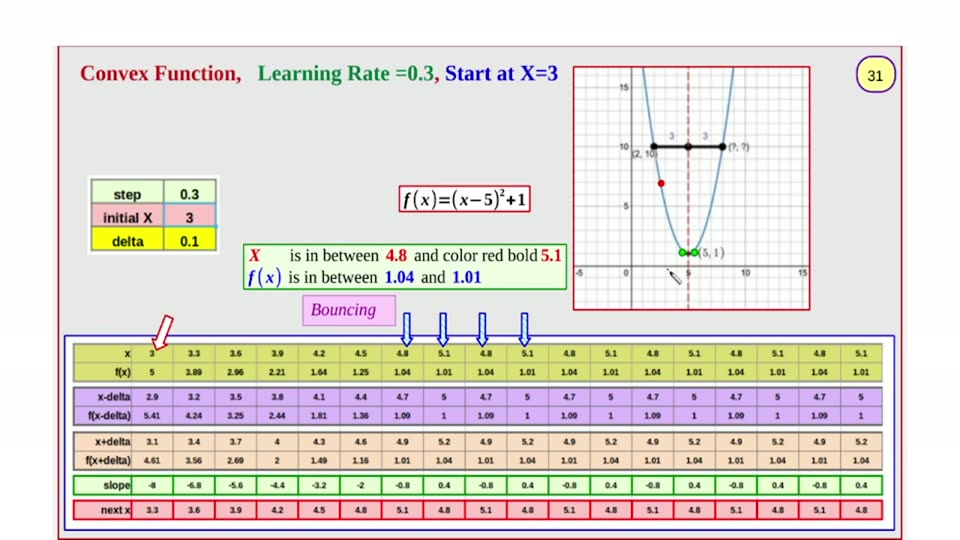
#> input picture videos/machine-learning/03_ridger_regression_gradient_descent/unique_slides/slide_031.jpg, 960 x 540 px, found by its file name
$ python colors_plot_031.py
#> lines starting #> are read from the running program, lines starting #| are printed output that depends on the picture
from PIL import Image
import numpy as np, collections
O=np.asarray(Image.open('unique_slides/slide_031.jpg').convert('RGB')).astype(int)
def stats(name,x0,x1,y0,y1,mask=None):
    reg=O[y0:y1,x0:x1].reshape(-1,3)
    if mask is not None:
        m=mask[y0:y1,x0:x1].reshape(-1); reg=reg[m]
    c=collections.Counter(map(tuple,reg))
    print(f"-- {name} x{x0}..{x1} y{y0}..{y1} n={len(reg)} modal:", c.most_common(6))
V=O.max(axis=2)
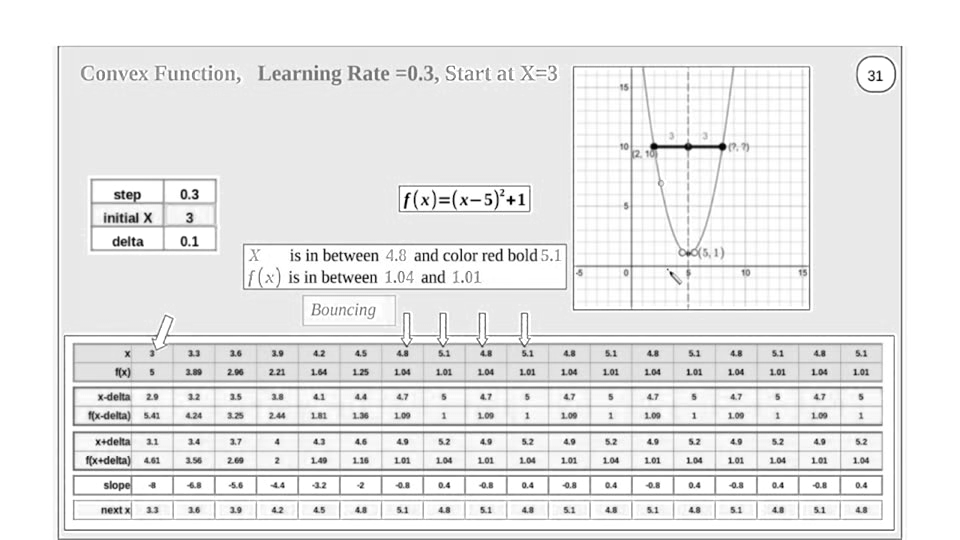
#> V: shape (540, 960) int64; min 1, max 255, mean 233
# curve arm: x644..656, y79..135  (left branch away from other ink)
stats("curve left arm",644,656,79,135)
#> in stats, `reg=O[y0:y1,x0:x1].reshape(-1,3)`: reg = 672 rows, first 8: [139, 161, 172], [183, 203, 214], [236, 250, 255], [248, 255, 255], [251, 253, 252], [255, 254, 252], [254, 253, 249], [252, 252, 250]
#> in stats, `c=collections.Counter(map(tuple,reg))`: c = 476 items
#| -- curve left arm x644..656 y79..135 n=672 modal: [((244, 255, 255), 9), ((248, 255, 255), 7), ((247, 255, 255), 7), ((253, 253, 251), 6), ((246, 255, 255), 6), ((251, 253, 250), 5)]
stats("curve right arm",706,720,177,235)
#> in stats (call 2), `reg=O[y0:y1,x0:x1].reshape(-1,3)`: reg = 812 rows, first 8: [252, 255, 255], [251, 255, 255], [248, 253, 255], [245, 249, 250], [242, 244, 243], [241, 241, 239], [252, 252, 250], [251, 255, 255]
#| -- curve right arm x706..720 y177..235 n=812 modal: [((251, 255, 255), 20), ((253, 255, 254), 14), ((253, 254, 255), 14), ((254, 255, 255), 13), ((247, 255, 255), 12), ((252, 254, 253), 12)]
stats("chord row146",665,747,145,148)
#> in stats (call 3), `reg=O[y0:y1,x0:x1].reshape(-1,3)`: reg = 246 rows, first 8: [102, 104, 103], [104, 106, 103], [106, 108, 105], [107, 109, 106], [107, 109, 106], [107, 109, 106], [106, 108, 105], [108, 113, 109]
#| -- chord row146 x665..747 y145..148 n=246 modal: [((107, 109, 106), 7), ((55, 57, 54), 6), ((28, 30, 27), 5), ((106, 108, 105), 4), ((108, 110, 107), 4), ((26, 28, 25), 4)]
stats("chord tick",658,666,144,161)
#> in stats (call 4), `reg=O[y0:y1,x0:x1].reshape(-1,3)`: reg = 136 rows, first 8: [210, 211, 213], [214, 216, 215], [211, 212, 214], [213, 215, 214], [215, 217, 216], [209, 211, 210], [206, 208, 207], [207, 209, 208]
#| -- chord tick x658..666 y144..161 n=136 modal: [((254, 255, 255), 14), ((242, 244, 243), 5), ((253, 254, 255), 4), ((237, 238, 240), 3), ((252, 253, 255), 3), ((253, 255, 254), 3)]
stats("dashed vert x687",686,690,68,120)
#> in stats (call 5), `reg=O[y0:y1,x0:x1].reshape(-1,3)`: reg = 208 rows, first 8: [255, 203, 211], [239, 179, 187], [217, 157, 165], [244, 187, 194], [255, 240, 243], [246, 220, 223], [223, 197, 200], [245, 221, 221]
#| -- dashed vert x687 x686..690 y68..120 n=208 modal: [((197, 181, 182), 2), ((189, 170, 174), 2), ((241, 231, 232), 2), ((232, 202, 200), 2), ((196, 180, 183), 2), ((255, 249, 249), 2)]
stats("dashed vert x745",744,747,68,120)
#> in stats (call 6), `reg=O[y0:y1,x0:x1].reshape(-1,3)`: reg = 156 rows, first 8: [255, 208, 212], [250, 204, 207], [255, 212, 216], [242, 231, 229], [234, 223, 221], [247, 236, 234], [233, 235, 232], [223, 225, 222]
#| -- dashed vert x745 x744..747 y68..120 n=156 modal: [((223, 225, 222), 9), ((231, 233, 230), 9), ((224, 226, 223), 9), ((240, 242, 239), 8), ((229, 231, 228), 7), ((226, 228, 225), 7)]
stats("green marker",676,702,246,258)
#> in stats (call 7), `reg=O[y0:y1,x0:x1].reshape(-1,3)`: reg = 312 rows, first 8: [233, 244, 250], [212, 228, 241], [172, 195, 211], [140, 166, 181], [189, 211, 225], [226, 244, 254], [241, 255, 255], [247, 255, 255]
#| -- green marker x676..702 y246..258 n=312 modal: [((250, 255, 249), 2), ((84, 50, 48), 2), ((233, 244, 250), 1), ((212, 228, 241), 1), ((172, 195, 211), 1), ((140, 166, 181), 1)]
stats("(5,1) label",492,561,248,262)
#> in stats (call 8), `reg=O[y0:y1,x0:x1].reshape(-1,3)`: reg = 966 rows, first 8: [245, 255, 232], [236, 252, 223], [236, 252, 223], [241, 255, 228], [234, 250, 223], [242, 255, 231], [245, 255, 234], [221, 237, 210]
#| -- (5,1) label x492..561 y248..262 n=966 modal: [((247, 255, 237), 12), ((246, 255, 236), 8), ((245, 255, 235), 7), ((248, 255, 237), 7), ((244, 255, 234), 6), ((249, 255, 237), 6)]
stats("xtick band",578,806,268,291)
#| -- xtick band x578..806 y268..291 n=5244 modal: [((253, 255, 252), 584), ((252, 254, 251), 457), ((254, 255, 253), 440), ((251, 253, 250), 300), ((240, 242, 239), 210), ((250, 252, 249), 194)]
stats("plot bg clean",600,630,95,140)
#> in stats (call 10), `reg=O[y0:y1,x0:x1].reshape(-1,3)`: reg = 1350 rows, first 8: [254, 255, 253], [254, 255, 253], [254, 255, 253], [254, 255, 253], [254, 255, 253], [254, 255, 253], [251, 253, 250], [243, 245, 242]
#| -- plot bg clean x600..630 y95..140 n=1350 modal: [((254, 255, 253), 198), ((252, 254, 251), 188), ((253, 255, 252), 151), ((251, 253, 250), 109), ((240, 242, 239), 70), ((250, 252, 249), 66)]

$ run again, with videos/machine-learning/03_ridger_regression_gradient_descent/unique_slides/slide_001.jpg copied over videos/machine-learning/03_ridger_regression_gradient_descent/unique_slides/slide_031.jpg
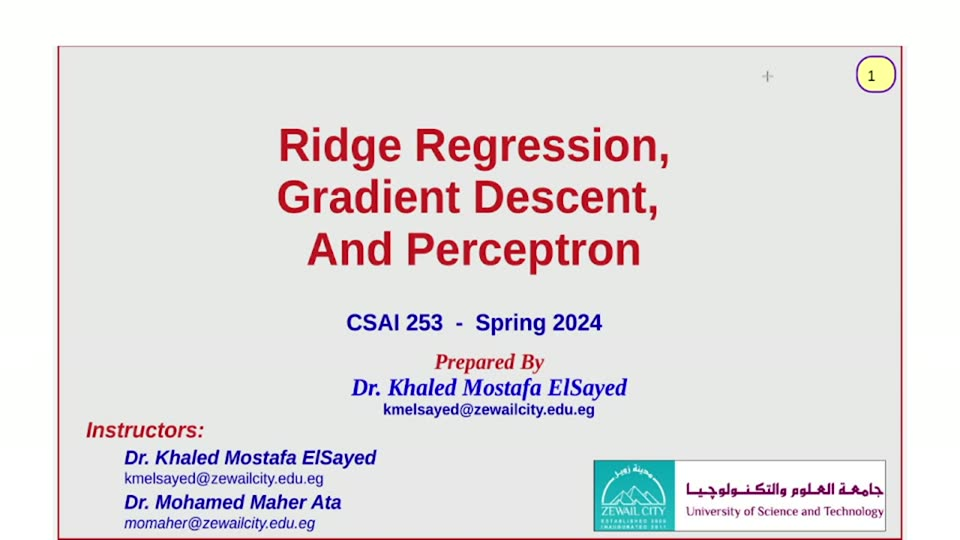
#> input picture videos/machine-learning/03_ridger_regression_gradient_descent/unique_slides/slide_001.jpg, 960 x 540 px, found by its file name
#> `V=O.max(axis=2)`:
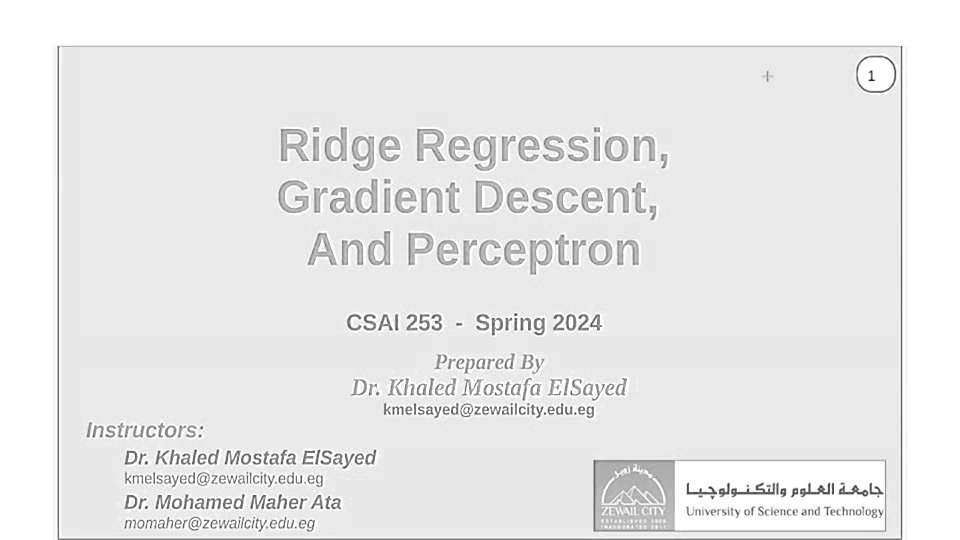
#> V: shape (540, 960) int64; min 28, max 255, mean 233.3
#> reg = 672 rows, first 8: [231, 233, 230], [231, 233, 230], [231, 233, 230], [231, 233, 230], [231, 233, 230], [231, 233, 230], [231, 233, 230], [231, 233, 230]
#> c = 62 items
#| -- curve left arm x644..656 y79..135 n=672 modal: [((231, 233, 230), 587), ((229, 234, 230), 5), ((231, 233, 232), 3), ((235, 231, 230), 3), ((229, 231, 230), 3), ((231, 233, 228), 2)]
#> reg = 812 rows, first 8: [231, 233, 230], [231, 233, 230], [231, 233, 230], [231, 233, 230], [231, 233, 230], [231, 233, 230], [231, 233, 230], [231, 233, 230]
#| -- curve right arm x706..720 y177..235 n=812 modal: [((231, 233, 230), 812)]
#> reg = 246 rows, first 8: [229, 233, 236], [231, 232, 237], [231, 232, 236], [228, 234, 232], [226, 236, 228], [228, 236, 223], [228, 236, 223], [229, 234, 228]
#| -- chord row146 x665..747 y145..148 n=246 modal: [((231, 233, 230), 222), ((229, 234, 228), 3), ((228, 236, 223), 2), ((236, 229, 236), 2), ((225, 237, 223), 2), ((225, 237, 225), 2)]
#> reg = 136 rows, first 8: [232, 232, 232], [232, 232, 234], [235, 230, 236], [236, 229, 236], [235, 230, 234], [232, 232, 234], [229, 233, 234], [228, 234, 234]
#| -- chord tick x658..666 y144..161 n=136 modal: [((236, 229, 236), 4), ((232, 231, 236), 4), ((233, 231, 234), 4), ((238, 229, 234), 4), ((232, 232, 234), 3), ((235, 230, 236), 3)]
#> reg = 208 rows, first 8: [231, 233, 230], [231, 233, 230], [231, 233, 230], [231, 233, 230], [231, 233, 230], [231, 233, 230], [231, 233, 230], [231, 233, 230]
#| -- dashed vert x687 x686..690 y68..120 n=208 modal: [((231, 233, 230), 208)]
#> reg = 156 rows, first 8: [231, 233, 230], [231, 233, 230], [231, 233, 230], [231, 233, 230], [231, 233, 230], [231, 233, 230], [231, 233, 230], [231, 233, 230]
#| -- dashed vert x745 x744..747 y68..120 n=156 modal: [((231, 233, 230), 156)]
#> reg = 312 rows, first 8: [231, 233, 230], [231, 233, 230], [231, 233, 230], [231, 233, 230], [231, 233, 230], [231, 233, 230], [231, 233, 230], [231, 233, 230]
#| -- green marker x676..702 y246..258 n=312 modal: [((231, 233, 230), 312)]
#> reg = 966 rows, first 8: [238, 233, 227], [237, 220, 213], [220, 189, 184], [208, 160, 160], [221, 154, 161], [230, 153, 161], [232, 155, 163], [237, 172, 176]
#| -- (5,1) label x492..561 y248..262 n=966 modal: [((174, 14, 22), 3), ((189, 17, 33), 3), ((178, 105, 112), 3), ((158, 9, 28), 2), ((255, 226, 228), 2), ((176, 109, 116), 2)]
#| -- xtick band x578..806 y268..291 n=5244 modal: [((231, 233, 230), 4925), ((232, 232, 230), 28), ((233, 232, 230), 21), ((229, 234, 230), 13), ((231, 233, 228), 11), ((229, 234, 228), 10)]
#> reg = 1350 rows, first 8: [231, 233, 230], [231, 233, 230], [231, 233, 230], [231, 233, 230], [231, 233, 230], [231, 233, 230], [231, 233, 230], [231, 233, 230]
#| -- plot bg clean x600..630 y95..140 n=1350 modal: [((231, 233, 230), 837), ((229, 234, 230), 18), ((235, 231, 232), 12), ((232, 232, 230), 11), ((233, 231, 232), 11), ((231, 233, 228), 10)]

$ run again, with videos/machine-learning/03_ridger_regression_gradient_descent/unique_slides/slide_002.jpg copied over videos/machine-learning/03_ridger_regression_gradient_descent/unique_slides/slide_031.jpg
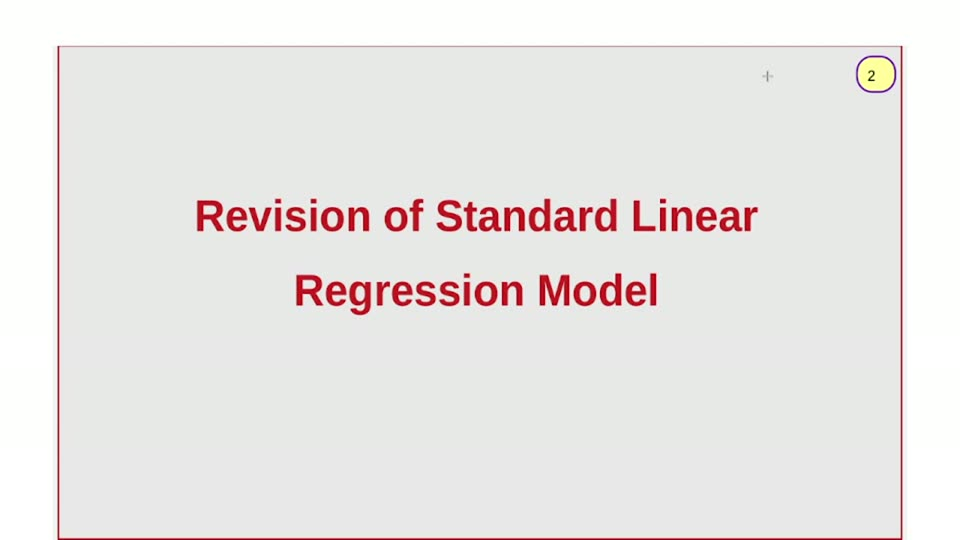
#> input picture videos/machine-learning/03_ridger_regression_gradient_descent/unique_slides/slide_002.jpg, 960 x 540 px, found by its file name
#> `V=O.max(axis=2)`:
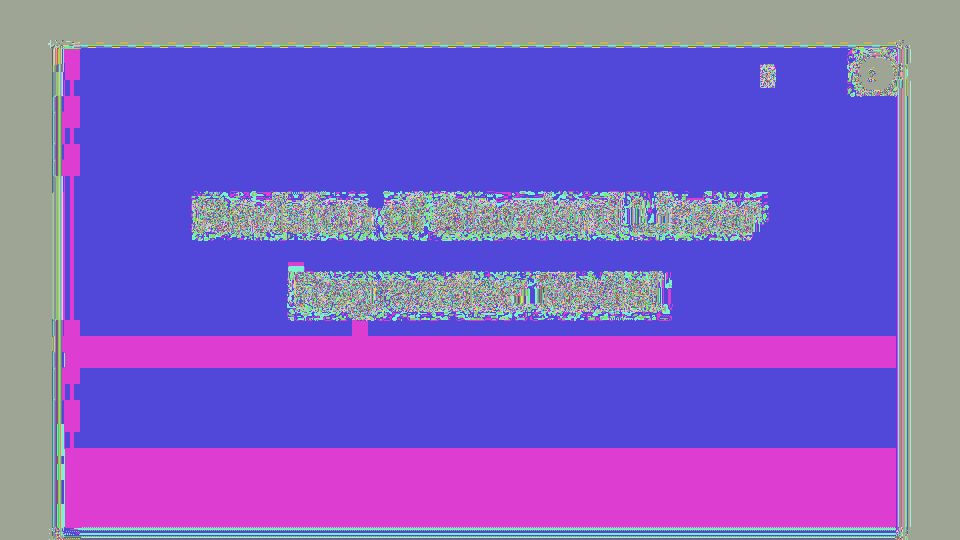
#> V: shape (540, 960) int64; 188 distinct labels, from 22 to 255; one colour per label, 0 black
#> reg = 672 rows, first 8: [231, 233, 230], [231, 233, 230], [231, 233, 230], [231, 233, 230], [231, 233, 230], [231, 233, 230], [231, 233, 230], [231, 233, 230]
#> c = {(231, 233, 230): 672}
#| -- curve left arm x644..656 y79..135 n=672 modal: [((231, 233, 230), 672)]
#> reg = 812 rows, first 8: [231, 233, 230], [231, 233, 230], [231, 233, 230], [231, 233, 230], [231, 233, 230], [231, 233, 230], [231, 233, 230], [231, 233, 230]
#| -- curve right arm x706..720 y177..235 n=812 modal: [((231, 233, 230), 246), ((229, 234, 230), 37), ((232, 232, 230), 36), ((228, 234, 230), 21), ((233, 232, 230), 21), ((226, 235, 230), 12)]
#> reg = 246 rows, first 8: [231, 233, 230], [231, 233, 230], [231, 233, 230], [231, 233, 230], [231, 233, 230], [231, 233, 230], [231, 233, 230], [231, 233, 230]
#| -- chord row146 x665..747 y145..148 n=246 modal: [((231, 233, 230), 246)]
#> reg = 136 rows, first 8: [231, 233, 230], [231, 233, 230], [231, 233, 230], [231, 233, 230], [231, 233, 230], [231, 233, 230], [231, 233, 230], [231, 233, 230]
#| -- chord tick x658..666 y144..161 n=136 modal: [((231, 233, 230), 136)]
#> reg = 208 rows, first 8: [231, 233, 230], [231, 233, 230], [231, 233, 230], [231, 233, 230], [231, 233, 230], [231, 233, 230], [231, 233, 230], [231, 233, 230]
#| -- dashed vert x687 x686..690 y68..120 n=208 modal: [((231, 233, 230), 208)]
#> reg = 156 rows, first 8: [231, 233, 230], [231, 233, 230], [231, 233, 230], [231, 233, 230], [231, 233, 230], [231, 233, 230], [231, 233, 230], [231, 233, 230]
#| -- dashed vert x745 x744..747 y68..120 n=156 modal: [((231, 233, 230), 156)]
#> reg = 312 rows, first 8: [231, 233, 230], [231, 233, 230], [231, 233, 230], [231, 233, 230], [231, 233, 230], [231, 233, 230], [231, 233, 230], [231, 233, 230]
#| -- green marker x676..702 y246..258 n=312 modal: [((231, 233, 230), 312)]
#> reg = 966 rows, first 8: [231, 233, 230], [231, 233, 230], [231, 233, 230], [231, 233, 230], [231, 233, 230], [231, 233, 230], [231, 233, 230], [231, 233, 230]
#| -- (5,1) label x492..561 y248..262 n=966 modal: [((231, 233, 230), 966)]
#| -- xtick band x578..806 y268..291 n=5244 modal: [((231, 233, 230), 3443), ((232, 232, 230), 50), ((229, 234, 230), 38), ((232, 232, 232), 34), ((231, 233, 228), 33), ((231, 233, 232), 32)]
#> reg = 1350 rows, first 8: [231, 233, 230], [231, 233, 230], [231, 233, 230], [231, 233, 230], [231, 233, 230], [231, 233, 230], [231, 233, 230], [231, 233, 230]
#| -- plot bg clean x600..630 y95..140 n=1350 modal: [((231, 233, 230), 1350)]

$ run again, with videos/machine-learning/03_ridger_regression_gradient_descent/unique_slides/slide_003.jpg copied over videos/machine-learning/03_ridger_regression_gradient_descent/unique_slides/slide_031.jpg
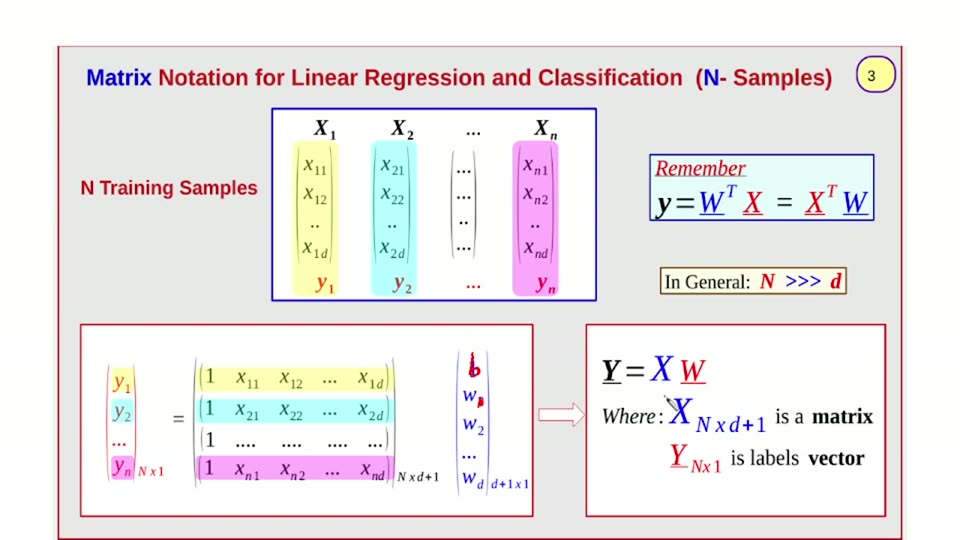
#> input picture videos/machine-learning/03_ridger_regression_gradient_descent/unique_slides/slide_003.jpg, 960 x 540 px, found by its file name
#> `V=O.max(axis=2)`:
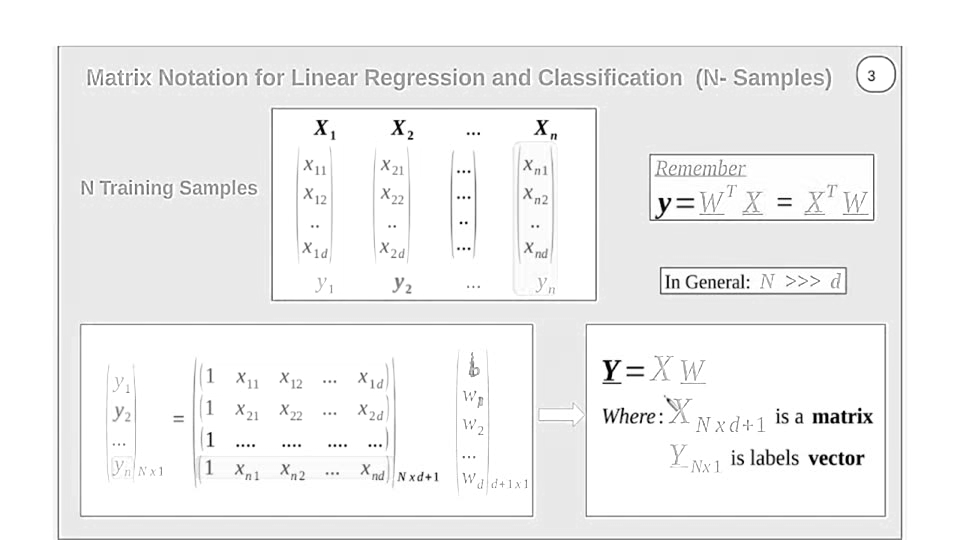
#> V: shape (540, 960) int64; min 0, max 255, mean 241.6
#> reg = 672 rows, first 8: [147, 57, 66], [134, 23, 32], [202, 88, 96], [255, 192, 192], [248, 228, 219], [248, 240, 229], [229, 188, 186], [142, 57, 64]
#> c = 148 items
#| -- curve left arm x644..656 y79..135 n=672 modal: [((231, 233, 230), 460), ((233, 232, 230), 9), ((232, 232, 232), 8), ((231, 233, 228), 7), ((235, 231, 232), 6), ((235, 230, 234), 6)]
#> reg = 812 rows, first 8: [227, 252, 246], [227, 252, 246], [227, 252, 246], [227, 252, 246], [227, 252, 246], [227, 252, 246], [226, 251, 245], [226, 251, 245]
#| -- curve right arm x706..720 y177..235 n=812 modal: [((231, 233, 230), 143), ((229, 254, 250), 28), ((229, 254, 248), 21), ((227, 252, 249), 15), ((228, 253, 250), 15), ((227, 252, 246), 14)]
#> reg = 246 rows, first 8: [232, 232, 232], [233, 231, 232], [232, 232, 232], [233, 231, 232], [232, 232, 232], [233, 231, 232], [232, 232, 232], [232, 232, 232]
#| -- chord row146 x665..747 y145..148 n=246 modal: [((232, 232, 232), 122), ((231, 233, 232), 86), ((229, 233, 232), 22), ((233, 231, 232), 16)]
#> reg = 136 rows, first 8: [233, 231, 232], [232, 232, 232], [233, 231, 232], [232, 232, 232], [233, 231, 232], [232, 232, 232], [233, 231, 232], [232, 232, 232]
#| -- chord tick x658..666 y144..161 n=136 modal: [((231, 233, 232), 16), ((232, 232, 232), 12), ((229, 233, 232), 12), ((233, 231, 232), 8), ((113, 118, 202), 6), ((230, 244, 255), 6)]
#> reg = 208 rows, first 8: [233, 232, 227], [232, 233, 228], [232, 233, 228], [233, 232, 228], [231, 233, 228], [229, 234, 228], [231, 233, 230], [232, 232, 230]
#| -- dashed vert x687 x686..690 y68..120 n=208 modal: [((231, 233, 230), 102), ((229, 234, 228), 8), ((232, 232, 230), 7), ((229, 234, 230), 5), ((231, 233, 228), 4), ((229, 233, 234), 4)]
#> reg = 156 rows, first 8: [255, 228, 224], [245, 226, 219], [234, 229, 223], [230, 162, 163], [255, 211, 210], [255, 232, 228], [181, 63, 79], [236, 143, 154]
#| -- dashed vert x745 x744..747 y68..120 n=156 modal: [((231, 233, 230), 70), ((231, 233, 232), 4), ((229, 233, 234), 4), ((232, 232, 232), 2), ((231, 233, 228), 2), ((233, 232, 230), 2)]
#> reg = 312 rows, first 8: [231, 233, 230], [231, 233, 230], [231, 233, 230], [231, 233, 230], [231, 233, 230], [231, 233, 230], [231, 233, 230], [231, 233, 230]
#| -- green marker x676..702 y246..258 n=312 modal: [((231, 233, 230), 247), ((229, 234, 230), 27), ((228, 234, 230), 14), ((229, 234, 228), 12), ((228, 235, 228), 12)]
#> reg = 966 rows, first 8: [254, 255, 253], [254, 255, 253], [254, 255, 253], [254, 255, 253], [255, 255, 253], [255, 255, 253], [255, 255, 253], [255, 255, 253]
#| -- (5,1) label x492..561 y248..262 n=966 modal: [((255, 255, 253), 210), ((254, 255, 253), 56), ((255, 251, 255), 28), ((251, 167, 253), 19), ((249, 165, 251), 17), ((250, 166, 252), 15)]
#| -- xtick band x578..806 y268..291 n=5244 modal: [((231, 233, 230), 1106), ((254, 255, 253), 287), ((177, 165, 139), 78), ((249, 252, 233), 58), ((255, 255, 236), 55), ((255, 255, 239), 54)]
#> reg = 1350 rows, first 8: [232, 232, 232], [232, 232, 232], [231, 233, 230], [229, 234, 228], [229, 234, 227], [231, 234, 227], [233, 232, 230], [235, 231, 232]
#| -- plot bg clean x600..630 y95..140 n=1350 modal: [((231, 233, 230), 988), ((232, 232, 232), 62), ((231, 233, 232), 47), ((231, 233, 228), 42), ((233, 231, 232), 33), ((232, 232, 230), 28)]
